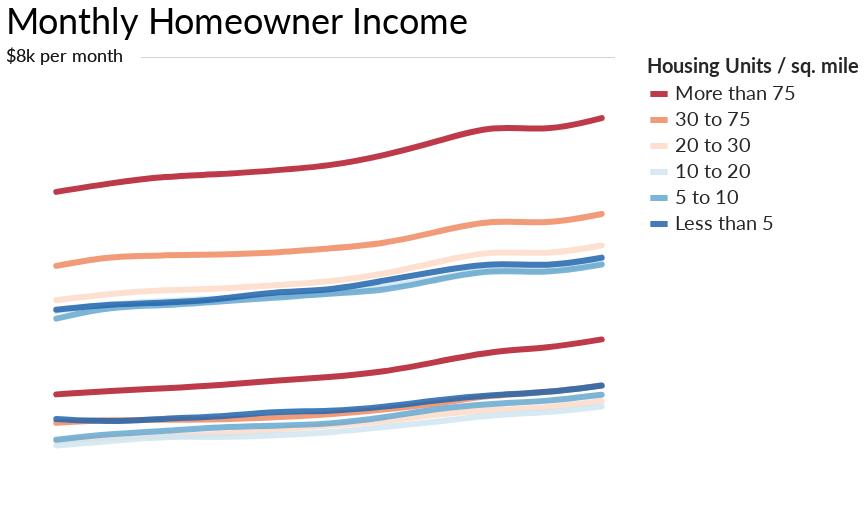

The notebook cell saved with this chart:
### Code cell
# Renters & Homeowner lines on same chart (looks too busy)
(homeowner_inc_hous_den_chart + rent_inc_hous_den_chart).configure_legend(titleFont='Lato', titleFontSize=20, titleOpacity=.85, titleLimit=250, labelFont='Lato', labelFontSize=20, labelOpacity=.85, symbolSize=300, symbolStrokeWidth=6)

### Figure 1 — Vega-Lite specification as saved in the notebook (floating-point values rounded to 4 significant figures)
{"width": 600, "height": 450, "background": "white", "config": {"title": {"fontWeight": "normal", "fontSize": 36, "anchor": "start", "font": "Lato", "offset": 5}, "axisX": {"grid": false, "labelFont": "Lato", "labelFontSize": 16, "labelAngle": 0, "labelPadding": 10, "ticks": false, "tickSize": 5, "title": null, "titleFont": "Lato", "titleFontSize": 16, "titleFontWeight": "normal", "titleY": 30, "titleX": 280}, "axisY": {"grid": true, "gridOpacity": 1, "labelFont": "Lato", "labelFontSize": 16, "labelLimit": 100, "labelAlign": "left", "labelPadding": 20, "ticks": false, "title": null, "titleFont": "Lato", "titleFontWeight": "normal", "titleFontSize": 16, "titleAlign": "left", "titleAngle": 0, "titleY": -20, "titleX": -20, "domainWidth": 0}, "view": {"strokeOpacity": 0}, "legend": {"labelFont": "Lato", "labelFontSize": 20, "labelOpacity": 0.85, "symbolSize": 300, "symbolStrokeWidth": 6, "titleFont": "Lato", "titleFontSize": 20, "titleLimit": 250, "titleOpacity": 0.85}}, "layer": [{"data": {"name": "data-031b65b667b496a28542c93ae8f96f43"}, "mark": {"type": "line", "interpolate": "basis", "opacity": 0.85, "size": 6, "strokeCap": "round"}, "encoding": {"color": {"type": "nominal", "field": "Hous_Den", "scale": {"domain": ["More than 75", "30 to 75", "20 to 30", "10 to 20", "5 to 10", "Less than 5"], "range": ["#b2182b", "#ef8a62", "#fddbc7", "#d1e5f0", "#67a9cf", "#2166ac"]}, "title": "Housing Units / sq. mile"}, "x": {"type": "ordinal", "axis": {"labelFontSize": 18, "labelOpacity": 0.7, "tickSize": 10, "ticks": true, "titleFontSize": 20, "values": [2008, 2018]}, "field": "Year"}, "y": {"type": "quantitative", "axis": {"format": "~s", "labelFontSize": 18, "labelOpacity": 0.7, "labelPadding": 25, "titleFontSize": 20, "titleOpacity": 0.7, "titleX": -25, "titleY": -30, "values": [2000, 3000, 4000, 5000, 6000, 7000]}, "field": "Med_Mort", "scale": {"domain": [1000, 8000]}, "title": "Counties grouped by housing density"}}, "title": "Monthly Homeowner Income"}, {"data": {"name": "data-e8530897f689fae5d28f94668b1d7e65"}, "mark": {"type": "text", "dx": 8, "dy": 0, "font": "lato", "fontSize": 18, "opacity": 0.7}, "encoding": {"text": {"type": "nominal", "field": "text"}, "x": {"type": "ordinal", "field": "x"}, "y": {"type": "quantitative", "field": "y"}}}, {"data": {"name": "data-8f136234395aa97b4ad72a5576c29347"}, "mark": {"type": "text", "dx": 322, "dy": -4, "fontSize": 11.5, "fontWeight": "bold", "opacity": 0.09}, "encoding": {"text": {"type": "nominal", "field": "text"}, "x": {"type": "ordinal", "axis": null, "field": "x"}, "y": {"type": "quantitative", "axis": null, "field": "y"}}}, {"layer": [{"data": {"name": "data-6ad6a784249d67150f13bf97409a14f9"}, "mark": {"type": "line", "interpolate": "basis", "opacity": 0.85, "size": 6, "strokeCap": "round"}, "encoding": {"color": {"type": "nominal", "field": "Hous_Den", "scale": {"domain": ["More than 75", "30 to 75", "20 to 30", "10 to 20", "5 to 10", "Less than 5"], "range": ["#b2182b", "#ef8a62", "#fddbc7", "#d1e5f0", "#67a9cf", "#2166ac"]}, "title": "Housing Units / sq. mile"}, "x": {"type": "ordinal", "axis": {"labelFontSize": 18, "labelOpacity": 0.7, "tickSize": 10, "ticks": true, "titleFontSize": 20, "values": [2008, 2018]}, "field": "Year"}, "y": {"type": "quantitative", "axis": {"format": "~s", "labelFontSize": 18, "labelOpacity": 0.7, "labelPadding": 25, "titleFontSize": 20, "titleOpacity": 0.7, "titleX": -25, "titleY": -30, "values": [2000, 3000, 4000, 5000, 6000, 7000]}, "field": "Med_Rent", "scale": {"domain": [1000, 8000]}, "title": "Counties grouped by housing density"}}, "title": "Monthly Renter Income"}, {"data": {"name": "data-e8530897f689fae5d28f94668b1d7e65"}, "mark": {"type": "text", "dx": 8, "dy": 0, "font": "lato", "fontSize": 18, "opacity": 0.7}, "encoding": {"text": {"type": "nominal", "field": "text"}, "x": {"type": "ordinal", "field": "x"}, "y": {"type": "quantitative", "field": "y"}}}, {"data": {"name": "data-8f136234395aa97b4ad72a5576c29347"}, "mark": {"type": "text", "dx": 322, "dy": -4, "fontSize": 11.5, "fontWeight": "bold", "opacity": 0.09}, "encoding": {"text": {"type": "nominal", "field": "text"}, "x": {"type": "ordinal", "axis": null, "field": "x"}, "y": {"type": "quantitative", "axis": null, "field": "y"}}}], "height": 450, "width": 600}], "$schema": "https://vega.github.io/schema/vega-lite/v4.0.0.json", "datasets": {"data-031b65b667b496a28542c93ae8f96f43": [{"Year": 2008, "Hous_Den": "More than 75", "Med_Mort": 5902.0, "pct_chg": 0.3774, "Order": 75}, {"Year": 2009, "Hous_Den": "More than 75", "Med_Mort": 6039.0, "pct_chg": 0.02321, "Order": 75}, {"Year": 2010, "Hous_Den": "More than 75", "Med_Mort": 6145.0, "pct_chg": 0.01755, "Order": 75}, {"Year": 2011, "Hous_Den": "More than 75", "Med_Mort": 6172.0, "pct_chg": 0.004394, "Order": 75}, {"Year": 2012, "Hous_Den": "More than 75", "Med_Mort": 6236.0, "pct_chg": 0.01037, "Order": 75}, {"Year": 2013, "Hous_Den": "More than 75", "Med_Mort": 6302.0, "pct_chg": 0.01058, "Order": 75}, {"Year": 2014, "Hous_Den": "More than 75", "Med_Mort": 6464.0, "pct_chg": 0.02571, "Order": 75}, {"Year": 2015, "Hous_Den": "More than 75", "Med_Mort": 6689.0, "pct_chg": 0.03481, "Order": 75}, {"Year": 2016, "Hous_Den": "More than 75", "Med_Mort": 6949.0, "pct_chg": 0.03887, "Order": 75}, {"Year": 2017, "Hous_Den": "More than 75", "Med_Mort": 6839.0, "pct_chg": -0.01583, "Order": 75}, {"Year": 2018, "Hous_Den": "More than 75", "Med_Mort": 7050.0, "pct_chg": 0.03085, "Order": 75}, {"Year": 2008, "Hous_Den": "30 to 75", "Med_Mort": 4751.0, "pct_chg": -0.09141, "Order": 75}, {"Year": 2009, "Hous_Den": "30 to 75", "Med_Mort": 4906.0, "pct_chg": 0.03262, "Order": 75}, {"Year": 2010, "Hous_Den": "30 to 75", "Med_Mort": 4913.0, "pct_chg": 0.001427, "Order": 75}, {"Year": 2011, "Hous_Den": "30 to 75", "Med_Mort": 4928.0, "pct_chg": 0.003053, "Order": 75}, {"Year": 2012, "Hous_Den": "30 to 75", "Med_Mort": 4952.0, "pct_chg": 0.00487, "Order": 75}, {"Year": 2013, "Hous_Den": "30 to 75", "Med_Mort": 5023.0, "pct_chg": 0.01434, "Order": 75}, {"Year": 2014, "Hous_Den": "30 to 75", "Med_Mort": 5090.0, "pct_chg": 0.01334, "Order": 75}, {"Year": 2015, "Hous_Den": "30 to 75", "Med_Mort": 5285.0, "pct_chg": 0.03831, "Order": 75}, {"Year": 2016, "Hous_Den": "30 to 75", "Med_Mort": 5479.0, "pct_chg": 0.03671, "Order": 75}, {"Year": 2017, "Hous_Den": "30 to 75", "Med_Mort": 5392.0, "pct_chg": 0.01278, "Order": 75}, {"Year": 2018, "Hous_Den": "30 to 75", "Med_Mort": 5559.0, "pct_chg": 0.05496, "Order": 75}, {"Year": 2008, "Hous_Den": "20 to 30", "Med_Mort": 4217.0, "pct_chg": -0.2315, "Order": 30}, {"Year": 2009, "Hous_Den": "20 to 30", "Med_Mort": 4324.0, "pct_chg": 0.02537, "Order": 30}, {"Year": 2010, "Hous_Den": "20 to 30", "Med_Mort": 4377.0, "pct_chg": 0.01226, "Order": 30}, {"Year": 2011, "Hous_Den": "20 to 30", "Med_Mort": 4389.0, "pct_chg": 0.002742, "Order": 30}, {"Year": 2012, "Hous_Den": "20 to 30", "Med_Mort": 4450.0, "pct_chg": 0.0139, "Order": 30}, {"Year": 2013, "Hous_Den": "20 to 30", "Med_Mort": 4498.0, "pct_chg": 0.01079, "Order": 30}, {"Year": 2014, "Hous_Den": "20 to 30", "Med_Mort": 4621.0, "pct_chg": 0.02735, "Order": 30}, {"Year": 2015, "Hous_Den": "20 to 30", "Med_Mort": 4813.0, "pct_chg": 0.04155, "Order": 30}, {"Year": 2016, "Hous_Den": "20 to 30", "Med_Mort": 4997.0, "pct_chg": 0.03823, "Order": 30}, {"Year": 2017, "Hous_Den": "20 to 30", "Med_Mort": 4918.0, "pct_chg": 0.08385, "Order": 30}, {"Year": 2018, "Hous_Den": "20 to 30", "Med_Mort": 5070.0, "pct_chg": -0.03453, "Order": 30}, {"Year": 2008, "Hous_Den": "10 to 20", "Med_Mort": 4051.0, "pct_chg": null, "Order": 20}, {"Year": 2009, "Hous_Den": "10 to 20", "Med_Mort": 4161.0, "pct_chg": 0.02715, "Order": 20}, {"Year": 2010, "Hous_Den": "10 to 20", "Med_Mort": 4207.0, "pct_chg": 0.01106, "Order": 20}, {"Year": 2011, "Hous_Den": "10 to 20", "Med_Mort": 4244.0, "pct_chg": 0.008795, "Order": 20}, {"Year": 2012, "Hous_Den": "10 to 20", "Med_Mort": 4286.0, "pct_chg": 0.009896, "Order": 20}, {"Year": 2013, "Hous_Den": "10 to 20", "Med_Mort": 4301.0, "pct_chg": 0.0035, "Order": 20}, {"Year": 2014, "Hous_Den": "10 to 20", "Med_Mort": 4434.0, "pct_chg": 0.03092, "Order": 20}, {"Year": 2015, "Hous_Den": "10 to 20", "Med_Mort": 4544.0, "pct_chg": 0.02481, "Order": 20}, {"Year": 2016, "Hous_Den": "10 to 20", "Med_Mort": 4728.0, "pct_chg": 0.04049, "Order": 20}, {"Year": 2017, "Hous_Den": "10 to 20", "Med_Mort": 4653.0, "pct_chg": 0.08629, "Order": 20}, {"Year": 2018, "Hous_Den": "10 to 20", "Med_Mort": 4797.0, "pct_chg": 0.06834, "Order": 20}, {"Year": 2008, "Hous_Den": "5 to 10", "Med_Mort": 3931.0, "pct_chg": -0.3285, "Order": 10}, {"Year": 2009, "Hous_Den": "5 to 10", "Med_Mort": 4120.0, "pct_chg": 0.04808, "Order": 10}, {"Year": 2010, "Hous_Den": "5 to 10", "Med_Mort": 4133.0, "pct_chg": 0.003155, "Order": 10}, {"Year": 2011, "Hous_Den": "5 to 10", "Med_Mort": 4202.0, "pct_chg": 0.01669, "Order": 10}, {"Year": 2012, "Hous_Den": "5 to 10", "Med_Mort": 4250.0, "pct_chg": 0.01142, "Order": 10}, {"Year": 2013, "Hous_Den": "5 to 10", "Med_Mort": 4324.0, "pct_chg": 0.01741, "Order": 10}, {"Year": 2014, "Hous_Den": "5 to 10", "Med_Mort": 4358.0, "pct_chg": 0.007863, "Order": 10}, {"Year": 2015, "Hous_Den": "5 to 10", "Med_Mort": 4543.0, "pct_chg": 0.04245, "Order": 10}, {"Year": 2016, "Hous_Den": "5 to 10", "Med_Mort": 4702.0, "pct_chg": 0.035, "Order": 10}, {"Year": 2017, "Hous_Den": "5 to 10", "Med_Mort": 4628.0, "pct_chg": 0.1455, "Order": 10}, {"Year": 2018, "Hous_Den": "5 to 10", "Med_Mort": 4770.0, "pct_chg": -0.1892, "Order": 10}, {"Year": 2008, "Hous_Den": "Less than 5", "Med_Mort": 4069.0, "pct_chg": -0.06824, "Order": 5}, {"Year": 2009, "Hous_Den": "Less than 5", "Med_Mort": 4155.0, "pct_chg": 0.02114, "Order": 5}, {"Year": 2010, "Hous_Den": "Less than 5", "Med_Mort": 4177.0, "pct_chg": 0.005295, "Order": 5}, {"Year": 2011, "Hous_Den": "Less than 5", "Med_Mort": 4228.0, "pct_chg": 0.01221, "Order": 5}, {"Year": 2012, "Hous_Den": "Less than 5", "Med_Mort": 4353.0, "pct_chg": 0.02956, "Order": 5}, {"Year": 2013, "Hous_Den": "Less than 5", "Med_Mort": 4364.0, "pct_chg": 0.002527, "Order": 5}, {"Year": 2014, "Hous_Den": "Less than 5", "Med_Mort": 4523.0, "pct_chg": 0.03643, "Order": 5}, {"Year": 2015, "Hous_Den": "Less than 5", "Med_Mort": 4669.0, "pct_chg": 0.03228, "Order": 5}, {"Year": 2016, "Hous_Den": "Less than 5", "Med_Mort": 4809.0, "pct_chg": 0.02999, "Order": 5}, {"Year": 2017, "Hous_Den": "Less than 5", "Med_Mort": 4733.0, "pct_chg": -0.1179, "Order": 5}, {"Year": 2018, "Hous_Den": "Less than 5", "Med_Mort": 4879.0, "pct_chg": 0.01014, "Order": 5}], "data-e8530897f689fae5d28f94668b1d7e65": [{"x": 2008, "y": 8000, "text": "$8k per month"}], "data-8f136234395aa97b4ad72a5576c29347": [{"x": 2008, "y": 8000, "text": "_______________________________________________________________________________"}], "data-6ad6a784249d67150f13bf97409a14f9": [{"Year": 2008, "Hous_Den": "More than 75", "Med_Rent": 2752.0, "pct_chg": -0.07309, "Order": 75}, {"Year": 2009, "Hous_Den": "More than 75", "Med_Rent": 2809.0, "pct_chg": 0.02071, "Order": 75}, {"Year": 2010, "Hous_Den": "More than 75", "Med_Rent": 2846.0, "pct_chg": 0.01317, "Order": 75}, {"Year": 2011, "Hous_Den": "More than 75", "Med_Rent": 2892.0, "pct_chg": 0.01616, "Order": 75}, {"Year": 2012, "Hous_Den": "More than 75", "Med_Rent": 2968.0, "pct_chg": 0.02628, "Order": 75}, {"Year": 2013, "Hous_Den": "More than 75", "Med_Rent": 3017.0, "pct_chg": 0.01651, "Order": 75}, {"Year": 2014, "Hous_Den": "More than 75", "Med_Rent": 3096.0, "pct_chg": 0.02618, "Order": 75}, {"Year": 2015, "Hous_Den": "More than 75", "Med_Rent": 3261.0, "pct_chg": 0.05329, "Order": 75}, {"Year": 2016, "Hous_Den": "More than 75", "Med_Rent": 3427.0, "pct_chg": 0.0509, "Order": 75}, {"Year": 2017, "Hous_Den": "More than 75", "Med_Rent": 3470.0, "pct_chg": 0.01255, "Order": 75}, {"Year": 2018, "Hous_Den": "More than 75", "Med_Rent": 3607.0, "pct_chg": 0.03948, "Order": 75}, {"Year": 2008, "Hous_Den": "30 to 75", "Med_Rent": 2311.0, "pct_chg": -0.1507, "Order": 75}, {"Year": 2009, "Hous_Den": "30 to 75", "Med_Rent": 2355.0, "pct_chg": 0.01904, "Order": 75}, {"Year": 2010, "Hous_Den": "30 to 75", "Med_Rent": 2359.0, "pct_chg": 0.001699, "Order": 75}, {"Year": 2011, "Hous_Den": "30 to 75", "Med_Rent": 2360.0, "pct_chg": 0.0004239, "Order": 75}, {"Year": 2012, "Hous_Den": "30 to 75", "Med_Rent": 2397.0, "pct_chg": 0.01568, "Order": 75}, {"Year": 2013, "Hous_Den": "30 to 75", "Med_Rent": 2437.0, "pct_chg": 0.01669, "Order": 75}, {"Year": 2014, "Hous_Den": "30 to 75", "Med_Rent": 2514.0, "pct_chg": 0.0316, "Order": 75}, {"Year": 2015, "Hous_Den": "30 to 75", "Med_Rent": 2606.0, "pct_chg": 0.0366, "Order": 75}, {"Year": 2016, "Hous_Den": "30 to 75", "Med_Rent": 2746.0, "pct_chg": 0.05372, "Order": 75}, {"Year": 2017, "Hous_Den": "30 to 75", "Med_Rent": 2780.0, "pct_chg": 0.05572, "Order": 75}, {"Year": 2018, "Hous_Den": "30 to 75", "Med_Rent": 2890.0, "pct_chg": 0.04036, "Order": 75}, {"Year": 2008, "Hous_Den": "20 to 30", "Med_Rent": 2031.0, "pct_chg": -0.2636, "Order": 30}, {"Year": 2009, "Hous_Den": "20 to 30", "Med_Rent": 2088.0, "pct_chg": 0.02806, "Order": 30}, {"Year": 2010, "Hous_Den": "20 to 30", "Med_Rent": 2098.0, "pct_chg": 0.004789, "Order": 30}, {"Year": 2011, "Hous_Den": "20 to 30", "Med_Rent": 2133.0, "pct_chg": 0.01668, "Order": 30}, {"Year": 2012, "Hous_Den": "20 to 30", "Med_Rent": 2204.0, "pct_chg": 0.03329, "Order": 30}, {"Year": 2013, "Hous_Den": "20 to 30", "Med_Rent": 2265.0, "pct_chg": 0.02768, "Order": 30}, {"Year": 2014, "Hous_Den": "20 to 30", "Med_Rent": 2331.0, "pct_chg": 0.02914, "Order": 30}, {"Year": 2015, "Hous_Den": "20 to 30", "Med_Rent": 2446.0, "pct_chg": 0.04934, "Order": 30}, {"Year": 2016, "Hous_Den": "20 to 30", "Med_Rent": 2513.0, "pct_chg": 0.02739, "Order": 30}, {"Year": 2017, "Hous_Den": "20 to 30", "Med_Rent": 2545.0, "pct_chg": 0.07402, "Order": 30}, {"Year": 2018, "Hous_Den": "20 to 30", "Med_Rent": 2645.0, "pct_chg": 0.008151, "Order": 30}, {"Year": 2008, "Hous_Den": "10 to 20", "Med_Rent": 1958.0, "pct_chg": null, "Order": 20}, {"Year": 2009, "Hous_Den": "10 to 20", "Med_Rent": 2026.0, "pct_chg": 0.03473, "Order": 20}, {"Year": 2010, "Hous_Den": "10 to 20", "Med_Rent": 2103.0, "pct_chg": 0.03801, "Order": 20}, {"Year": 2011, "Hous_Den": "10 to 20", "Med_Rent": 2081.0, "pct_chg": -0.01046, "Order": 20}, {"Year": 2012, "Hous_Den": "10 to 20", "Med_Rent": 2114.0, "pct_chg": 0.01586, "Order": 20}, {"Year": 2013, "Hous_Den": "10 to 20", "Med_Rent": 2153.0, "pct_chg": 0.01845, "Order": 20}, {"Year": 2014, "Hous_Den": "10 to 20", "Med_Rent": 2245.0, "pct_chg": 0.04273, "Order": 20}, {"Year": 2015, "Hous_Den": "10 to 20", "Med_Rent": 2325.0, "pct_chg": 0.03563, "Order": 20}, {"Year": 2016, "Hous_Den": "10 to 20", "Med_Rent": 2436.0, "pct_chg": 0.04774, "Order": 20}, {"Year": 2017, "Hous_Den": "10 to 20", "Med_Rent": 2467.0, "pct_chg": 0.1355, "Order": 20}, {"Year": 2018, "Hous_Den": "10 to 20", "Med_Rent": 2564.0, "pct_chg": -0.002892, "Order": 20}, {"Year": 2008, "Hous_Den": "5 to 10", "Med_Rent": 2046.0, "pct_chg": -0.3216, "Order": 10}, {"Year": 2009, "Hous_Den": "5 to 10", "Med_Rent": 2140.0, "pct_chg": 0.04594, "Order": 10}, {"Year": 2010, "Hous_Den": "5 to 10", "Med_Rent": 2183.0, "pct_chg": 0.02009, "Order": 10}, {"Year": 2011, "Hous_Den": "5 to 10", "Med_Rent": 2246.0, "pct_chg": 0.02886, "Order": 10}, {"Year": 2012, "Hous_Den": "5 to 10", "Med_Rent": 2263.0, "pct_chg": 0.007569, "Order": 10}, {"Year": 2013, "Hous_Den": "5 to 10", "Med_Rent": 2289.0, "pct_chg": 0.01149, "Order": 10}, {"Year": 2014, "Hous_Den": "5 to 10", "Med_Rent": 2386.0, "pct_chg": 0.04238, "Order": 10}, {"Year": 2015, "Hous_Den": "5 to 10", "Med_Rent": 2536.0, "pct_chg": 0.06287, "Order": 10}, {"Year": 2016, "Hous_Den": "5 to 10", "Med_Rent": 2610.0, "pct_chg": 0.02918, "Order": 10}, {"Year": 2017, "Hous_Den": "5 to 10", "Med_Rent": 2643.0, "pct_chg": 0.1966, "Order": 10}, {"Year": 2018, "Hous_Den": "5 to 10", "Med_Rent": 2747.0, "pct_chg": -0.07845, "Order": 10}, {"Year": 2008, "Hous_Den": "Less than 5", "Med_Rent": 2368.0, "pct_chg": -0.1772, "Order": 5}, {"Year": 2009, "Hous_Den": "Less than 5", "Med_Rent": 2319.0, "pct_chg": -0.02069, "Order": 5}, {"Year": 2010, "Hous_Den": "Less than 5", "Med_Rent": 2381.0, "pct_chg": 0.02674, "Order": 5}, {"Year": 2011, "Hous_Den": "Less than 5", "Med_Rent": 2403.0, "pct_chg": 0.00924, "Order": 5}, {"Year": 2012, "Hous_Den": "Less than 5", "Med_Rent": 2487.0, "pct_chg": 0.03496, "Order": 5}, {"Year": 2013, "Hous_Den": "Less than 5", "Med_Rent": 2488.0, "pct_chg": 0.0004021, "Order": 5}, {"Year": 2014, "Hous_Den": "Less than 5", "Med_Rent": 2554.0, "pct_chg": 0.02653, "Order": 5}, {"Year": 2015, "Hous_Den": "Less than 5", "Med_Rent": 2665.0, "pct_chg": 0.04346, "Order": 5}, {"Year": 2016, "Hous_Den": "Less than 5", "Med_Rent": 2745.0, "pct_chg": 0.03002, "Order": 5}, {"Year": 2017, "Hous_Den": "Less than 5", "Med_Rent": 2779.0, "pct_chg": -0.006193, "Order": 5}, {"Year": 2018, "Hous_Den": "Less than 5", "Med_Rent": 2889.0, "pct_chg": 0.08834, "Order": 5}]}}
